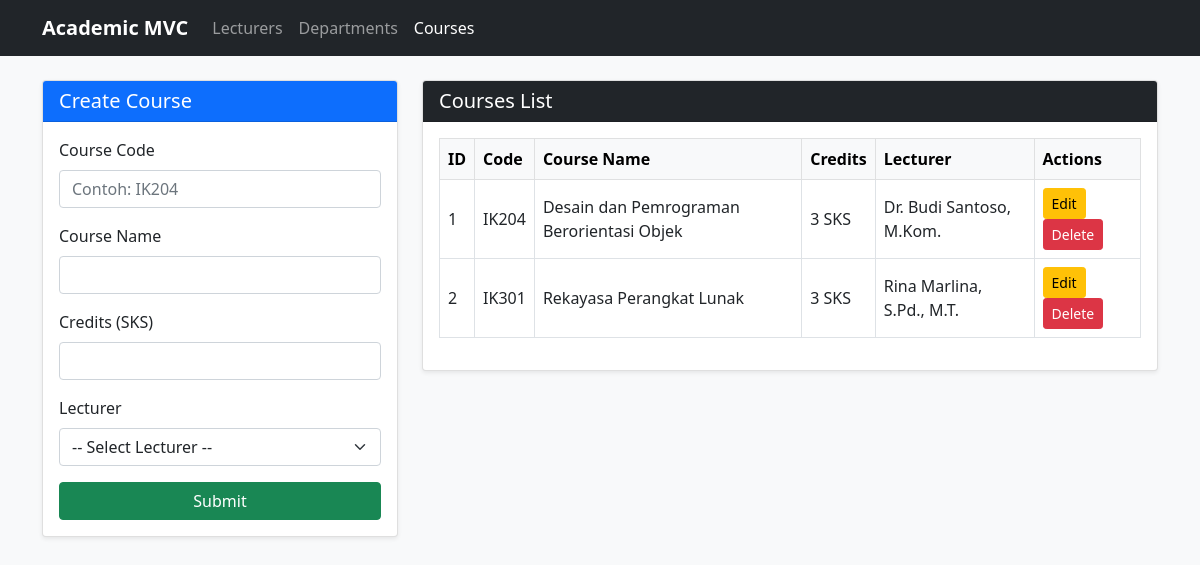
Screenshot of /Project/index.php?page=courses with the database file from the repository.
### tables this page shows
CREATE TABLE courses (
    id INT AUTO_INCREMENT PRIMARY KEY,
    course_code VARCHAR(20) NOT NULL,
    course_name VARCHAR(100) NOT NULL,
    credits INT NOT NULL,
    lecturer_id INT NOT NULL,
    CONSTRAINT fk_course_lecturer
        FOREIGN KEY (lecturer_id) REFERENCES lecturers(id)
        ON DELETE CASCADE ON UPDATE CASCADE
);

CREATE TABLE lecturers (
    id INT AUTO_INCREMENT PRIMARY KEY,
    name VARCHAR(100) NOT NULL,
    nidn VARCHAR(30) NOT NULL,
    phone VARCHAR(20) NOT NULL,
    join_date DATE NOT NULL,
    department_id INT NOT NULL,
    CONSTRAINT fk_lecturer_department
        FOREIGN KEY (department_id) REFERENCES departments(id)
        ON DELETE CASCADE ON UPDATE CASCADE
);

### Project/controller/CourseController.php (called while the page is built, shortened)
<?php
require_once 'model/Course.php';
class CourseController {
    private $courseModel;
    public function __construct($db) {
        $this->courseModel = new Course($db);
    }
    public function handleRequest() {
        $editData = null;
        $courses = $this->courseModel->getAll();
        include 'view/courses.php';
    }
}
?>

### Project/model/Course.php (called while the page is built, shortened)
<?php
class Course {
    private $conn;
    private $table = "courses";
    public function __construct($db) {
        $this->conn = $db;
    }
    public function getAll() {
        $query = "SELECT courses.*, lecturers.name AS lecturer_name
                  FROM " . $this->table . "
                  JOIN lecturers ON courses.lecturer_id = lecturers.id
                  ORDER BY courses.id ASC";
        $stmt = $this->conn->prepare($query);
        $stmt->execute();
        return $stmt->fetchAll(PDO::FETCH_ASSOC);
    }
}
?>

### Project/view/courses.php (the view, shortened to what this page needs)
<?php include 'view/header.php'; ?>
<div class="row">
    <div class="col-md-4 mb-4">
        <div class="card shadow-sm">
            <div class="card-header <?= $editData ? 'bg-warning text-dark' : 'bg-primary text-white' ?>">
                <h5 class="mb-0"><?= $editData ? 'Edit Course' : 'Create Course' ?></h5>
            </div>
            <div class="card-body">
                <form method="POST" action="index.php?page=courses">
                    <div class="mb-3">
                        <label class="form-label">Course Code</label>
                        <input type="text" name="course_code" class="form-control" placeholder="Contoh: IK204" value="<?= htmlspecialchars($editData['course_code'] ?? '') ?>" required>
                    </div>
                    <div class="mb-3">
                        <label class="form-label">Course Name</label>
                        <input type="text" name="course_name" class="form-control" value="<?= htmlspecialchars($editData['course_name'] ?? '') ?>" required>
                    </div>
                    <div class="mb-3">
                        <label class="form-label">Credits (SKS)</label>
                        <input type="number" name="credits" min="1" max="6" class="form-control" value="<?= $editData['credits'] ?? '' ?>" required>
                    </div>
                    <div class="mb-3">
                        <label class="form-label">Lecturer</label>
                        <select name="lecturer_id" class="form-select" required>
                            <option value="">-- Select Lecturer --</option>
                        </select>
                    </div>
                    <button type="submit" class="btn btn-success w-100">
                        <?= $editData ? 'Update Course' : 'Submit' ?>
                    </button>
                </form>
            </div>
        </div>
    </div>
    <div class="col-md-8">
        <div class="card shadow-sm">
            <div class="card-header bg-dark text-white">
                <h5 class="mb-0">Courses List</h5>
            </div>
            <div class="card-body table-responsive">
                <table class="table table-bordered table-hover align-middle">
                    <thead class="table-light">
                        <tr>
                            <th>ID</th>
                            <th>Code</th>
                            <th>Course Name</th>
                            <th>Credits</th>
                            <th>Lecturer</th>
                            <th>Actions</th>
                        </tr>
                    </thead>
                    <tbody>
                        <?php foreach ($courses as $row): ?>
                            <tr>
                                <td><?= $row['id'] ?></td>
                                <td><?= htmlspecialchars($row['course_code']) ?></td>
                                <td><?= htmlspecialchars($row['course_name']) ?></td>
                                <td><?= $row['credits'] ?> SKS</td>
                                <td><?= htmlspecialchars($row['lecturer_name']) ?></td>
                                <td>
                                    <a href="index.php?page=courses&action=edit&id=<?= $row['id'] ?>" class="btn btn-sm btn-warning">Edit</a>
                                    <a href="index.php?page=courses&action=delete&id=<?= $row['id'] ?>" class="btn btn-sm btn-danger" onclick="return confirm('Delete this course?')">Delete</a>
                                </td>
                            </tr>
                        <?php endforeach; ?>
                    </tbody>
                </table>
            </div>
        </div>
    </div>
</div>
<?php include 'view/footer.php'; ?>

### rows the page displays
courses: id "1", course_code "IK204", course_name "Desain dan Pemrograman Berorientasi Objek", credits "3", lecturer.name "Dr. Budi Santoso, M.Kom."
courses: id "2", course_code "IK301", course_name "Rekayasa Perangkat Lunak", credits "3", lecturer.name "Rina Marlina, S.Pd., M.T."
